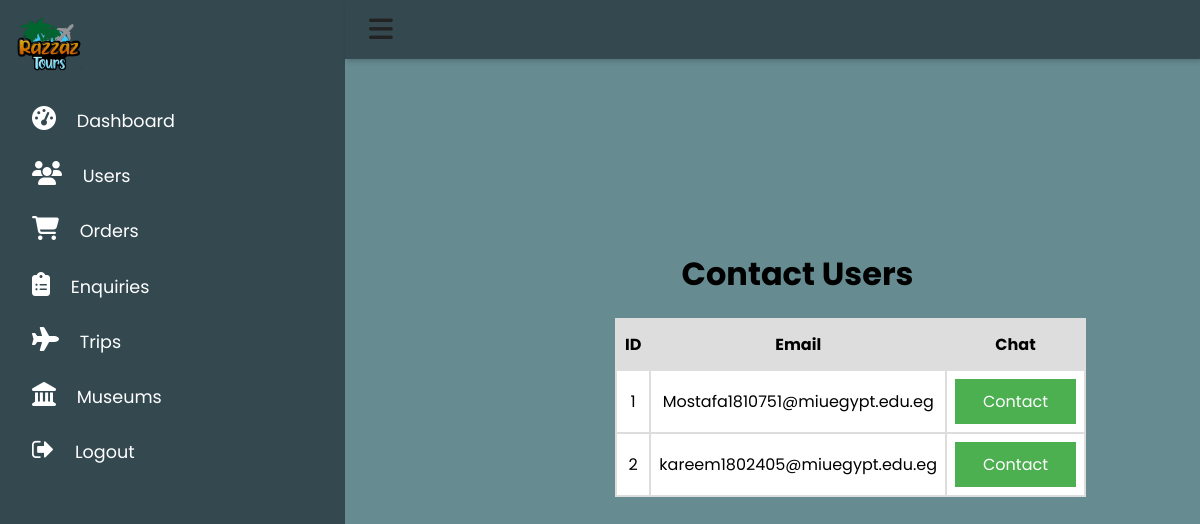
/message_users.php, run on an earlier commit of the app's database.
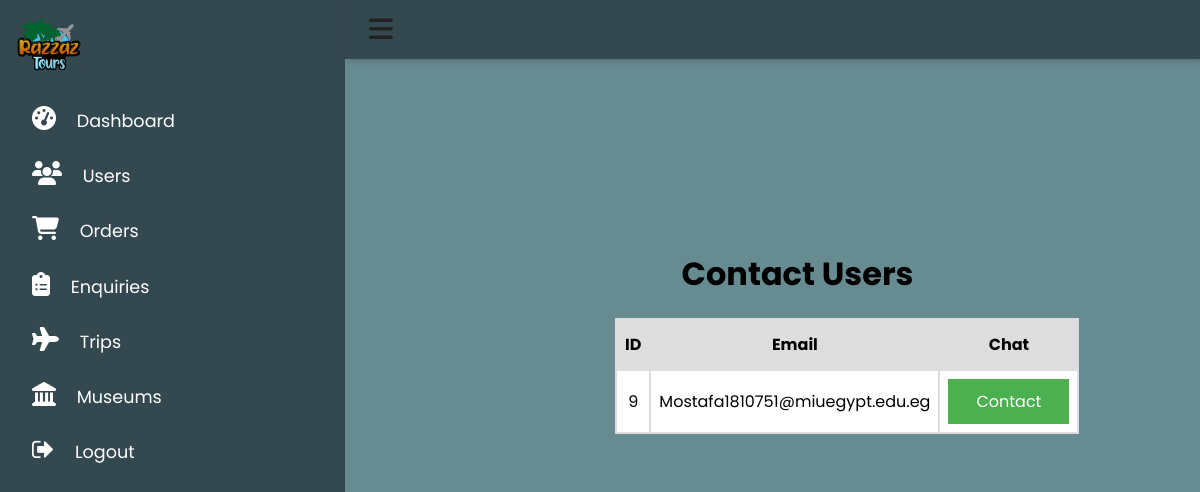
And on a later commit of the database.
### tables this page shows
CREATE TABLE `users` (
  `ID` int(11) NOT NULL,
  `First Name` varchar(255) NOT NULL,
  `Last Name` varchar(255) NOT NULL,
  `Email` varchar(255) NOT NULL,
  `Gender` varchar(255) NOT NULL,
  `Number` varchar(255) NOT NULL,
  `Password` varchar(255) NOT NULL,
  `Picture` varchar(55) NOT NULL,
  `User_Type_ID` int(11) NOT NULL DEFAULT 2
);

### message_users.php (the view, shortened to what this page needs)
<?php
include'adminmenu.php';
?>
<!DOCTYPE html>
<html>
<head>
	<?php
	include('DB.php');
	?>
 <link rel="stylesheet" href="EditUsersInfo.css">
<div class="h" > <h1><b>Contact Users<b> </h1></div>
</head>
<body style= " background-color: #668B91;">
<form>
<table class="mx-auto" id="customers">
  <thead>
    <tr>
      <th scope="col">ID</th>
      <th scope="col">Email</th>
      <th scope="col">Chat</th>
    </tr>
  </thead>
  <tbody>
    <?php
       $query = "SELECT * FROM users WHERE User_Type_ID = 2";
       $result = mysqli_query($conn,$query);
		while($row = $result -> fetch_array(MYSQLI_ASSOC)) {
		    $id = $row['ID'];
		    $email = $row['Email'];
		?>
	<tr>
		<td><?php echo $id; ?></td>
    <td><?php echo $email; ?></td>
    <td style="width: 80px" ><a class="success" href="ChatAdminN.php?id=<?php echo $row['ID'] ?>">Contact</a> </td>
	</tr>
	<?php
    }
    ?>
  </tbody>
</table>
</form>
</body>
</html>

What changed in the data, as far as the page shows it:
removed users: ID "1", Email "Mostafa1810751@miuegypt.edu.eg"
removed users: ID "2", Email "kareem1802405@miuegypt.edu.eg"
added users: ID "9", Email "Mostafa1810751@miuegypt.edu.eg"
